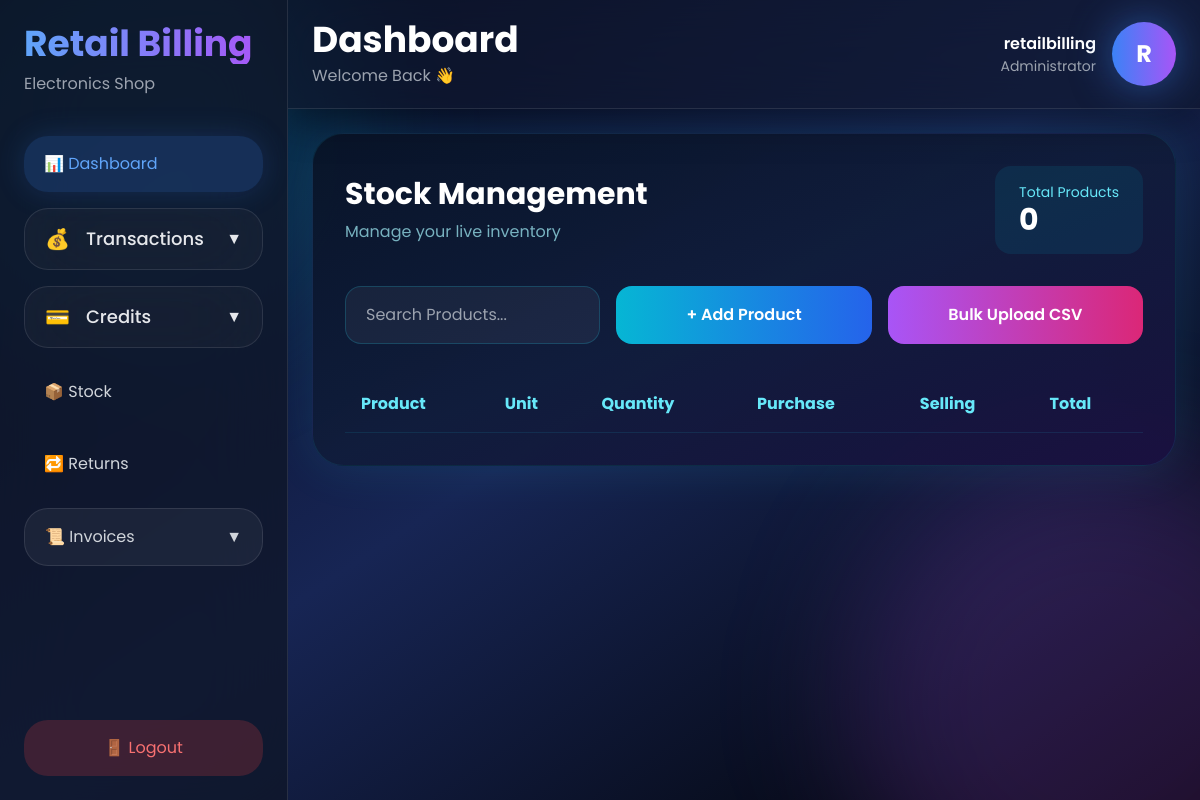
The app's page /dashboard/?page=stock (signed in), older data.
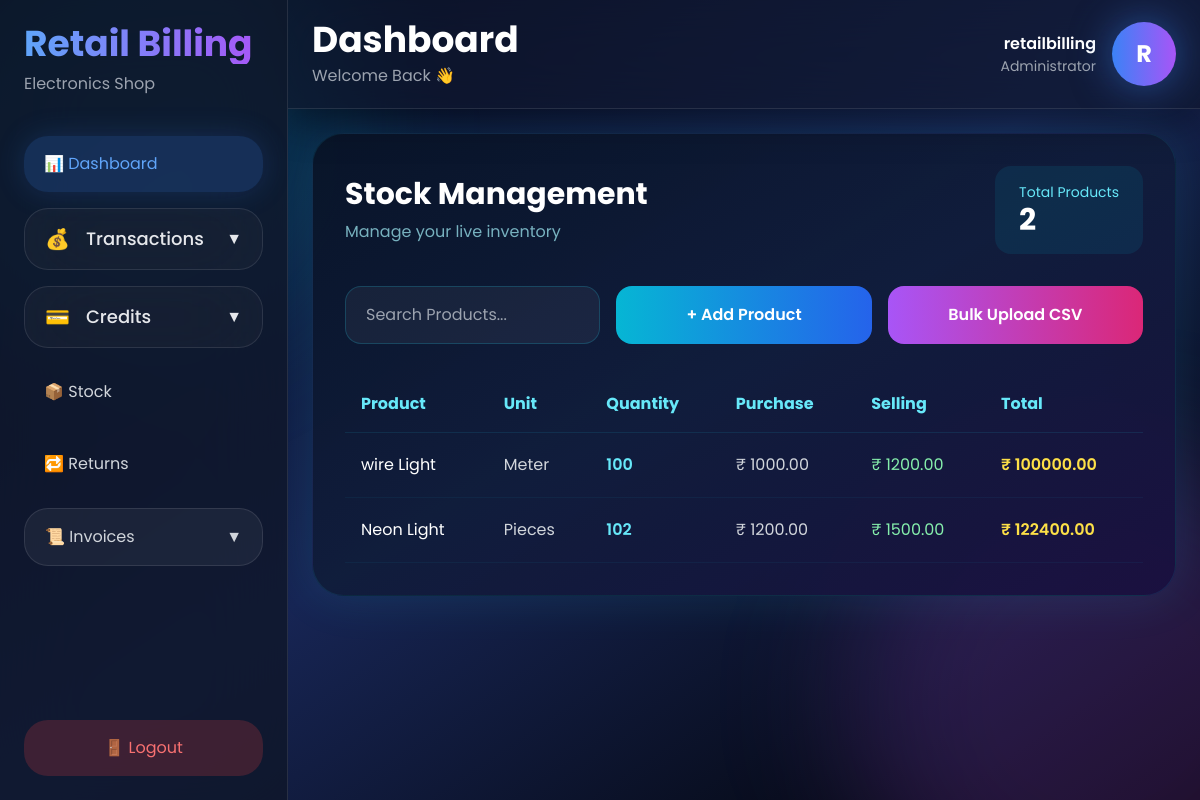
The same page, newer data.
### stock/models.py (models this page shows, shortened)
class Stock(models.Model):
    product_name = models.CharField(
        max_length=255
    )
    unit = models.CharField(
        max_length=50
    )
    quantity = models.IntegerField(
        default=0
    )
    purchase_price = models.DecimalField(
        max_digits=10,
        decimal_places=2
    )
    selling_price = models.DecimalField(
        max_digits=10,
        decimal_places=2,
        default=0
    )
    total_amount = models.DecimalField(
        max_digits=12,
        decimal_places=2,
        default=0
    )
    created_at = models.DateTimeField(
        auto_now_add=True
    )

### dashboard/views.py (the view)
@login_required(login_url='/login/')
def dashboard_view(request):
    page = request.GET.get(
        'page',
        'dashboard'
    )
    debtors = Debtor.objects.all().order_by(
        '-id'
    )
    creditors = Creditor.objects.all().order_by(
        '-id'
    )
    stocks = Stock.objects.all().order_by(
        '-id'
    )
    purchase_invoices = Invoice.objects.filter(
        invoice_type='purchase'
    ).order_by('-id')
    sales_invoices = Invoice.objects.filter(
        invoice_type='sales'
    ).order_by('-id')
    total_products = stocks.count()
    total_quantity = sum(
        item.quantity
        for item in stocks
    )
    context = {
        'page': page,
        'debtors': debtors,
        'creditors': creditors,
        'stocks': stocks,
        'purchase_invoices':
            purchase_invoices,
        'sales_invoices':
            sales_invoices,
        'total_products':
            total_products,
        'total_quantity':
            total_quantity
    }
    return render(
        request,
        'dashboard/dashboard.html',
        context
    )

### templates/dashboard/dashboard.html (shortened to what the changed rows need)
{% load static %}
<!DOCTYPE html>
<html lang="en">
<head>
    <script src="https://cdn.tailwindcss.com"></script>
</head>
<body
    class="
        font-poppins
        min-h-screen
        bg-[#020617]
        text-white
        flex
    "
>
    <aside
        id="sidebar"
        class="
            fixed
            top-0
            left-0
            z-[60]
            flex
            h-screen
            w-72
            flex-col
            justify-between
            border-r
            border-white/10
            bg-slate-900/80
            p-6
            backdrop-blur-2xl
            transition-transform
            duration-300
            max-lg:-translate-x-full
            lg:translate-x-0
        "
    >
        <div>
            <div class="mb-10">
                <h1
                    class="
                        text-4xl
                        font-bold
                        bg-gradient-to-r
                        from-blue-400
                        to-purple-500
                        bg-clip-text
                        text-transparent
                    "
                >
                </h1>
            </div>
        </div>
    </aside>
    <main class="flex-1 lg:ml-72">
        <header
            class="
                sticky
                top-0
                z-40
                flex
                items-center
                justify-between
                border-b
                border-white/10
                bg-slate-900/60
                px-6
                py-5
                backdrop-blur-2xl
                shadow-[0_10px_40px_rgba(0,0,0,0.4)]
            "
        >
            <div class="flex items-center gap-4">
                <div>
                    <h2
                        class="
                            text-4xl
                            font-bold
                        "
                    >
                        Dashboard
                    </h2>
                </div>
            </div>
        </header>
        <section class="p-6">
      {% if page == 'purchase' %}
    {% include 'transactions/purchase.html' %}
{% elif page == 'sales' %}
    {% include 'transactions/sales.html' %}
{% elif page == 'debtors' %}
    {% include 'debts/debtors.html' %}
{% elif page == 'creditors' %}
    {% include 'debts/creditors.html' %}
    {% elif page == 'stock' %}
    {% include 'stock/stock.html' %}
    {% elif page == 'invoices' %}
    {% include 'invoices/invoices.html' %}
    {% elif page == 'purchase-invoices' %}
    {% include 'invoices/purchase_invoices.html' %}
{% elif page == 'sales-invoices' %}
    {% include 'invoices/sales_invoices.html' %}
{% elif page == 'purchase-return' %}
    {% include 'invoices/purchase_return.html' %}
{% elif page == 'sales-return' %}
    {% include 'invoices/sales_return.html' %}
                {% endif %}
        </section>
    </main>
</body>
</html>

### stock/templates/stock/stock.html (shortened to what the changed rows need)
    <div
    class="
        rounded-[32px]
        border
        border-cyan-400/10
        bg-gradient-to-br
        from-[#091428]/95
        via-[#101d3b]/95
        to-[#1a1040]/95
        p-6
        md:p-8
        shadow-[0_0_50px_rgba(34,211,238,0.12)]
    "
>
    <div
        class="
            mb-8
            flex
            items-center
            justify-between
        "
    >
        <div>
            <h2
                class="
                    text-3xl
                    font-bold
                    text-white
                "
            >
                Stock Management
            </h2>
        </div>
        <div
            class="
                rounded-2xl
                bg-cyan-500/10
                px-6
                py-4
            "
        >
            <p class="text-sm text-cyan-300">
                Total Products
            </p>
            <h3
                class="
                    text-3xl
                    font-bold
                    text-white
                "
            >
                {{ total_products }}
            </h3>
        </div>
    </div>
    <div class="overflow-x-auto">
        <table class="w-full">
            <thead>
                <tr
                    class="
                        border-b
                        border-cyan-400/10
                    "
                >
                    <th
                        class="
                            px-4
                            py-4
                            text-left
                            text-cyan-300
                        "
                    >
                        Product
                    </th>
                    <th
                        class="
                            px-4
                            py-4
                            text-left
                            text-cyan-300
                        "
                    >
                        Unit
                    </th>
                    <th
                        class="
                            px-4
                            py-4
                            text-left
                            text-cyan-300
                        "
                    >
                        Quantity
                    </th>
                    <th
                        class="
                            px-4
                            py-4
                            text-left
                            text-cyan-300
                        "
                    >
                        Purchase
                    </th>
                    <th
                        class="
                            px-4
                            py-4
                            text-left
                            text-cyan-300
                        "
                    >
                        Selling
                    </th>
                    <th
                        class="
                            px-4
                            py-4
                            text-left
                            text-cyan-300
                        "
                    >
                        Total
                    </th>
                </tr>
            </thead>
            <tbody>
                {% for item in stocks %}
                <tr
                    class="
                        border-b
                        border-cyan-400/5
                        transition-all
                        duration-300
                        hover:bg-white/5
                    "
                >
                    <td
                        class="
                            px-4
                            py-5
                            text-white
                        "
                    >
                        {{ item.product_name }}
                    </td>
                    <td
                        class="
                            px-4
                            py-5
                            text-gray-300
                        "
                    >
                        {{ item.unit }}
                    </td>
                    <td
                        class="
                            px-4
                            py-5
                            text-cyan-300
                            font-semibold
                        "
                    >
                        {{ item.quantity }}
                    </td>
                    <td
                        class="
                            px-4
                            py-5
                            text-gray-300
                        "
                    >
                        ₹ {{ item.purchase_price }}
                    </td>
                    <td
                        class="
                            px-4
                            py-5
                            text-green-300
                        "
                    >
                        ₹ {{ item.selling_price }}
                    </td>
                    <td
                        class="
                            px-4
                            py-5
                            text-yellow-300
                            font-semibold
                        "
                    >
                        ₹ {{ item.total_amount }}
                    </td>
                </tr>
                {% endfor %}
            </tbody>
        </table>
    </div>
</div>

Row changes from the older to the newer data that the page shows:
added Stock: product_name "wire Light", unit "Meter", quantity "100", purchase_price "1000.00", selling_price "1200.00", total_amount "100000.00"
added Stock: product_name "Neon Light", unit "Pieces", quantity "102", purchase_price "1200.00", selling_price "1500.00", total_amount "122400.00"
Text that changed along with them:
{{ total_products }}: "0" → "2"
